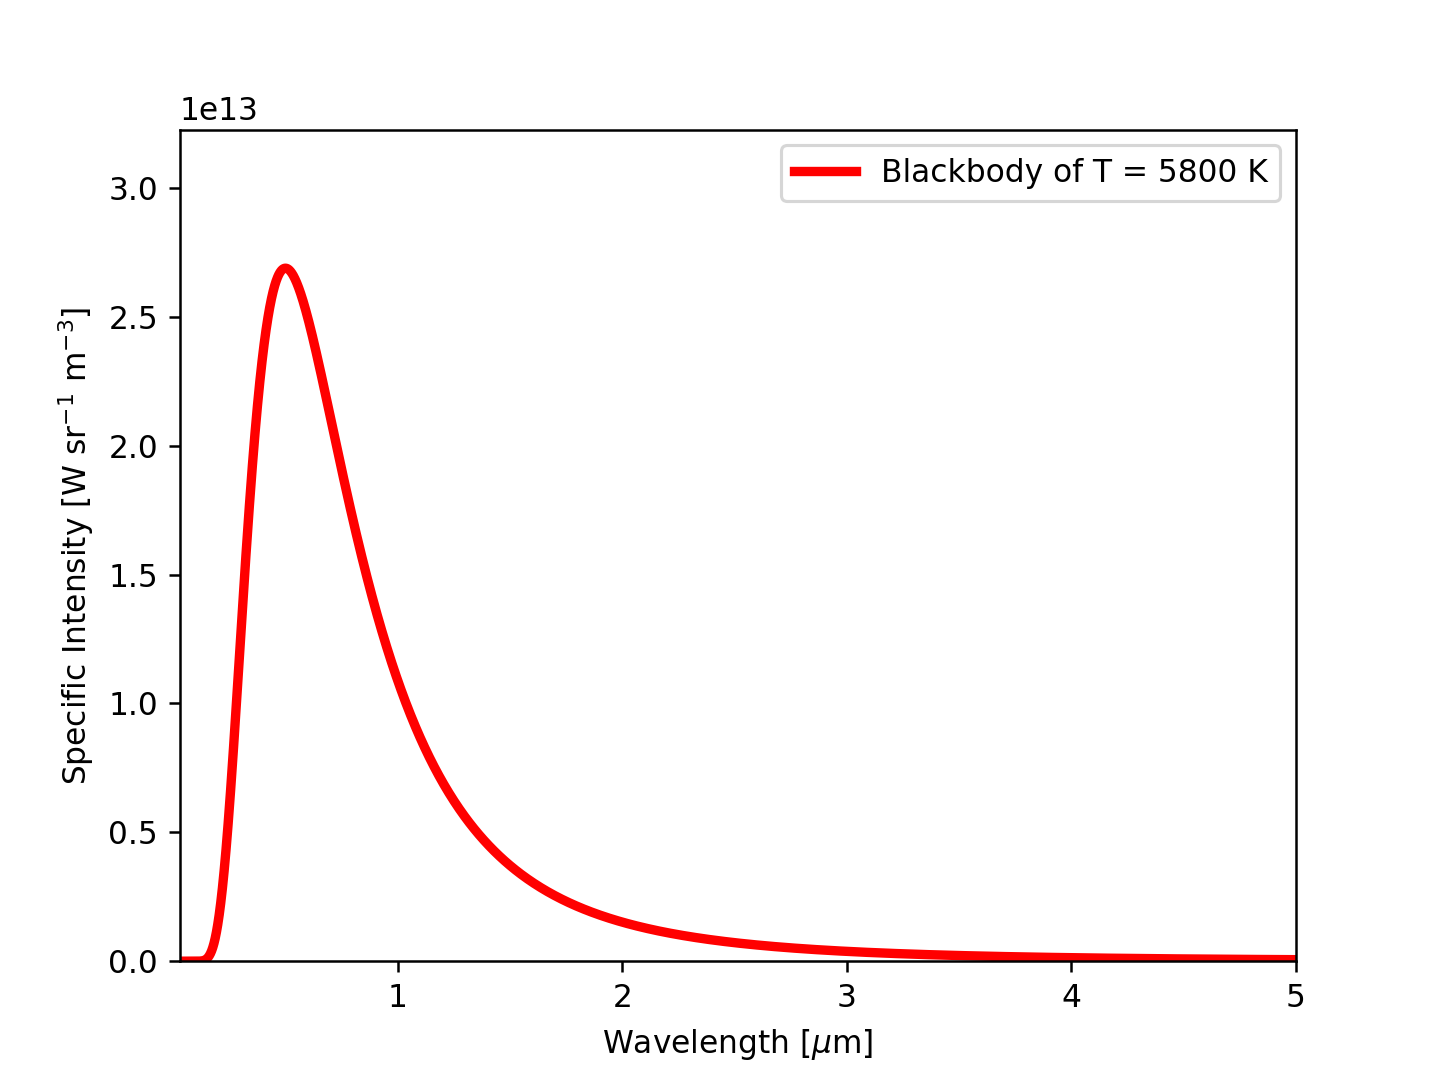

The script that saved this image:
#!/usr/pkg/bin/python3.9

#
# Time-stamp: <2022/11/10 16:35:10 (CST) daisuke>
#

# importing numpy module
import numpy

# importing scipy module
import scipy.constants

# importing matplotlib module
import matplotlib.figure
import matplotlib.backends.backend_agg

# output file name
file_output = 'ai202209_s09_00_04.png'

#
# constants
#

# speed of light
c = scipy.constants.physical_constants['speed of light in vacuum']

# Planck constant
h = scipy.constants.physical_constants['Planck constant']

# Boltzmann constant
k = scipy.constants.physical_constants['Boltzmann constant']

# printing values of constants
print (f'Constants:')
print (f'  c = {c[0]:g} [{c[1]}]')
print (f'  h = {h[0]:g} [{h[1]}]')
print (f'  k = {k[0]:g} [{k[1]}]')

#
# function to calculate blackbody curve
#
def bb_lambda (T):
    # calculation of Planck function
    blackbody = 2.0 * h[0] * c[0]**2 / wavelength**5 \
        / (numpy.exp (h[0] * c[0] / (wavelength * k[0] * T) ) - 1.0 )
    # returning blackbody curve
    return (blackbody)

# temperature of blackbody
T = 5800.0

# printing temperature of blackbody
print (f'Temperature:')
print (f'  T = {T} K')

# range of wavelength (from 10**-8 m = 10 nm to 10**-3 m = 1 mm)
wavelength_min = -8.0
wavelength_max = -3.0

# wavelength in metre
wavelength = numpy.logspace (wavelength_min, wavelength_max, num=5001)

# T = 5800 K blackbody spectrum
bb_5800 = bb_lambda (T)

# printing Planck function
print (f'Wavelength:')
print (f'{wavelength}')
print (f'Planck function:')
print (f'{bb_5800}')

# making objects "fig", "canvas", and "ax"
fig    = matplotlib.figure.Figure ()
canvas = matplotlib.backends.backend_agg.FigureCanvasAgg (fig)
ax     = fig.add_subplot (111)

# labels
ax.set_xlabel ('Wavelength [$\mu$m]')
ax.set_ylabel ('Specific Intensity [W sr$^{-1}$ m$^{-3}$]')

# axes
ax.set_xlim (0.03, 5.0)
ax.set_ylim (0.0, bb_5800.max () * 1.2)

# plotting data
ax.plot (wavelength * 10**6, bb_5800, linestyle='-', color='r', \
         linewidth=3, label='Blackbody of T = 5800 K')
ax.legend ()

# saving the plot into a file
fig.savefig (file_output, dpi=225)
